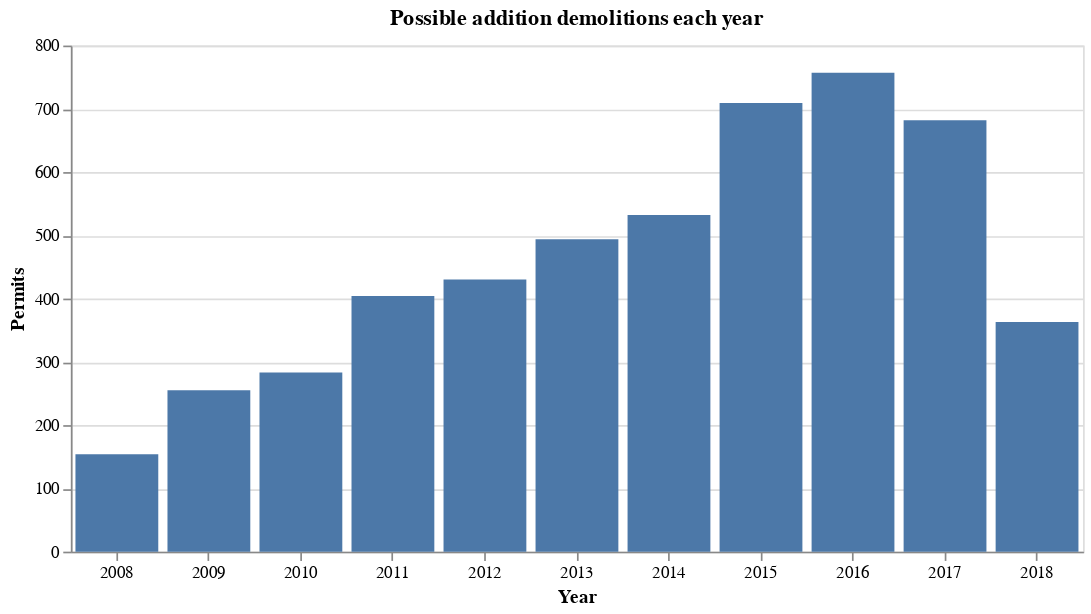

This figure's notebook cell:
### Code cell
# make chart
alt.Chart(demos_by_year.reset_index(), title="Possible addition demolitions each year").mark_bar().encode(
    x=alt.X("Year:O", axis=alt.Axis(title="Year", labelAngle=0)),
    y=alt.Y("Count:Q", axis=alt.Axis(title="Permits")),
).properties(width=600)

### Figure 1 — Vega-Lite specification as saved in the notebook (floating-point values rounded to 4 significant figures)
{"$schema": "https://vega.github.io/schema/vega-lite/v2.4.1.json", "config": {"view": {"height": 300, "width": 400}}, "data": {"values": [{"Count": 757, "Year": "2016", "index": 0}, {"Count": 709, "Year": "2015", "index": 1}, {"Count": 682, "Year": "2017", "index": 2}, {"Count": 532, "Year": "2014", "index": 3}, {"Count": 494, "Year": "2013", "index": 4}, {"Count": 430, "Year": "2012", "index": 5}, {"Count": 404, "Year": "2011", "index": 6}, {"Count": 363, "Year": "2018", "index": 7}, {"Count": 283, "Year": "2010", "index": 8}, {"Count": 255, "Year": "2009", "index": 9}, {"Count": 154, "Year": "2008", "index": 10}]}, "encoding": {"x": {"axis": {"labelAngle": 0, "title": "Year"}, "field": "Year", "type": "ordinal"}, "y": {"axis": {"title": "Permits"}, "field": "Count", "type": "quantitative"}}, "mark": "bar", "title": "Possible addition demolitions each year", "width": 600}
